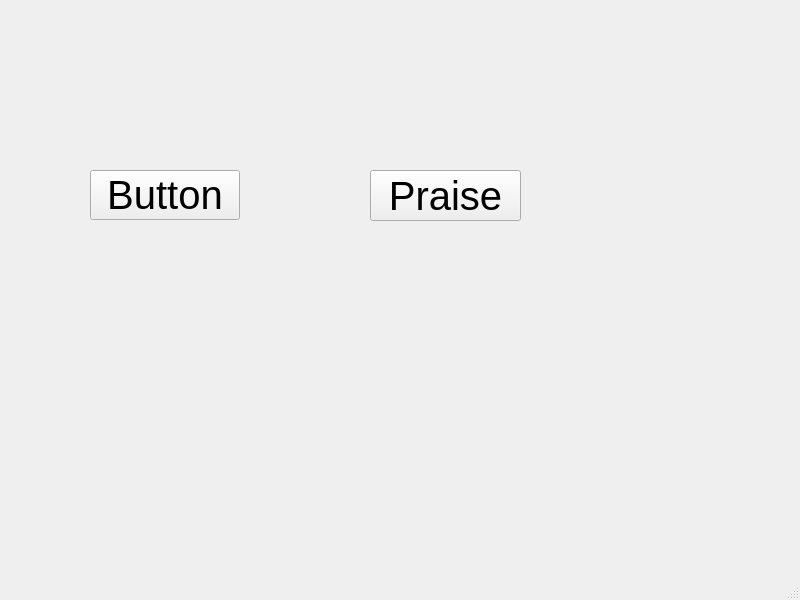
<?xml version="1.0" encoding="UTF-8"?>
<ui version="4.0">
 <class>MainWindow</class>
 <widget class="QMainWindow" name="MainWindow">
  <property name="geometry">
   <rect>
    <x>0</x>
    <y>0</y>
    <width>800</width>
    <height>600</height>
   </rect>
  </property>
  <property name="windowTitle">
   <string>MainWindow</string>
  </property>
  <widget class="QWidget" name="centralwidget">
   <widget class="QPushButton" name="pushButton">
    <property name="geometry">
     <rect>
      <x>90</x>
      <y>170</y>
      <width>150</width>
      <height>50</height>
     </rect>
    </property>
    <property name="font">
     <font>
      <pointsize>30</pointsize>
     </font>
    </property>
    <property name="text">
     <string>Button</string>
    </property>
   </widget>
   <widget class="QPushButton" name="pushButton_2">
    <property name="geometry">
     <rect>
      <x>370</x>
      <y>170</y>
      <width>151</width>
      <height>51</height>
     </rect>
    </property>
    <property name="font">
     <font>
      <pointsize>30</pointsize>
     </font>
    </property>
    <property name="text">
     <string>Praise</string>
    </property>
   </widget>
  </widget>
  <widget class="QMenuBar" name="menubar">
   <property name="geometry">
    <rect>
     <x>0</x>
     <y>0</y>
     <width>800</width>
     <height>28</height>
    </rect>
   </property>
  </widget>
  <widget class="QStatusBar" name="statusbar"/>
 </widget>
 <resources/>
 <connections/>
</ui>
